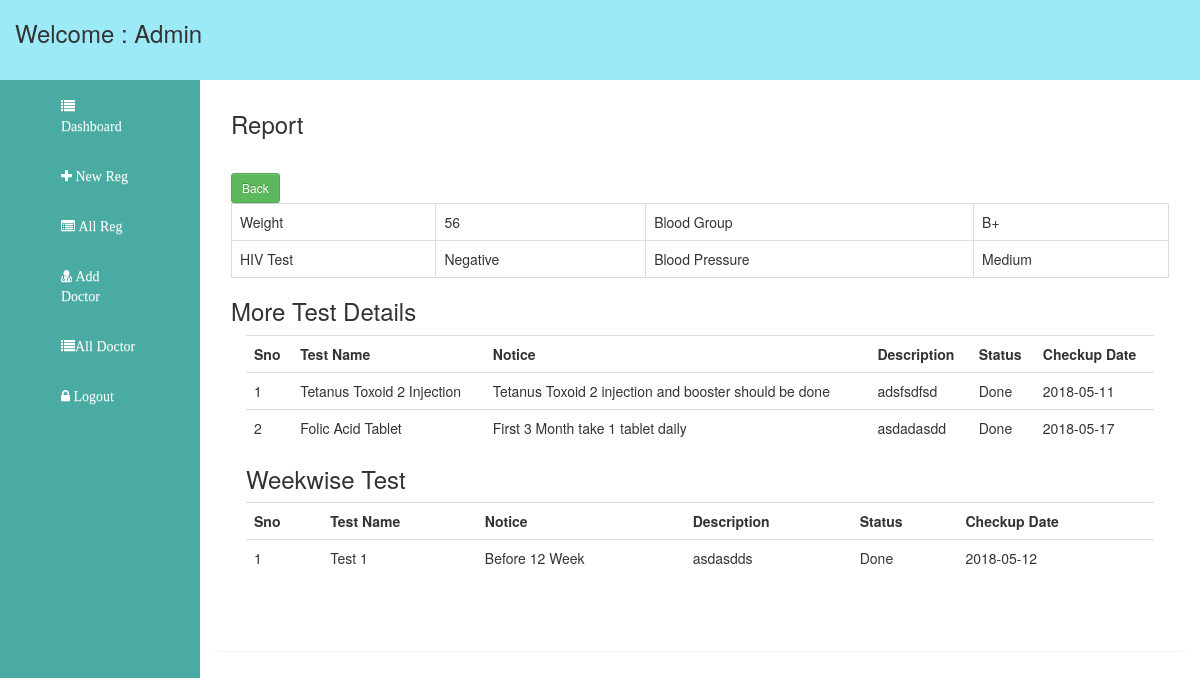
/hospital/report.php?tokenid=OPD1075909890 (signed in), run on the app's committed database.
### tables this page shows
CREATE TABLE IF NOT EXISTS `basic_checkup` (
  `bcid` int(11) NOT NULL AUTO_INCREMENT,
  `tokenid` varchar(100) NOT NULL,
  `weight` varchar(100) NOT NULL,
  `bloodgroup` varchar(100) NOT NULL,
  `hivtest` varchar(100) NOT NULL,
  `bp` varchar(100) NOT NULL,
  `did` int(11) NOT NULL,
  `check_date` timestamp NOT NULL,
  PRIMARY KEY (`bcid`),
  UNIQUE KEY `tokenid` (`tokenid`)
);

CREATE TABLE IF NOT EXISTS `fill` (
  `fill_id` int(11) NOT NULL AUTO_INCREMENT,
  `tokenid` varchar(100) NOT NULL,
  `checkupid` int(11) NOT NULL,
  `c_date` varchar(100) NOT NULL,
  `c_status` varchar(100) NOT NULL,
  `description` varchar(100) NOT NULL,
  PRIMARY KEY (`fill_id`)
);

CREATE TABLE IF NOT EXISTS `checkup` (
  `checkupid` int(11) NOT NULL AUTO_INCREMENT,
  `c_name` varchar(100) NOT NULL,
  `c_description` text NOT NULL,
  `type` varchar(100) NOT NULL,
  PRIMARY KEY (`checkupid`)
);

CREATE TABLE IF NOT EXISTS `month_fill` (
  `mfid` int(11) NOT NULL AUTO_INCREMENT,
  `mid` int(11) NOT NULL,
  `tokenid` varchar(100) NOT NULL,
  `mfstatus` varchar(100) NOT NULL,
  `mfdescription` text NOT NULL,
  `mfdate` varchar(100) NOT NULL,
  PRIMARY KEY (`mfid`)
);

CREATE TABLE IF NOT EXISTS `month_test` (
  `mid` int(11) NOT NULL AUTO_INCREMENT,
  `test_name` varchar(100) NOT NULL,
  `description` varchar(100) NOT NULL,
  PRIMARY KEY (`mid`)
);

### hospital/report.php (the view)
<?php include('header.php'); ?>
      <?php include('sidebar.php'); ?>
       	<div class="col-md-10" id="righ_section">
       		<div class="panel">
       			<div class="panel-heading">
       				<h3>Report</h3>
       			</div>
       			<div class="panel-body">
       				<a href="all_reg.php" class="btn btn-success btn-sm">Back</a>
       				<?php
					 $id = $_GET['tokenid'];
					 $qry ="select * from basic_checkup where tokenid='$id'";
					 $ex = mysqli_query($con,$qry);
					 $rs = mysqli_fetch_array($ex);
				  ?>
      			   <table class="table table-bordered">
      			   	<tr>
      			   		<td>Weight</td>
      			   		<td><?php echo $rs['weight']; ?></td>
      			   		<td>Blood Group</td>
      			   		<td><?php echo $rs['bloodgroup']; ?></td>
      			   	</tr>
      			   	<tr>
      			   		<td>HIV Test</td>
      			   		<td><?php echo $rs['hivtest']; ?></td>
      			   		<td>Blood Pressure</td>
      			   		<td><?php echo $rs['bp']; ?></td>
      			   	</tr>
      			   </table>
      			  <h3>More Test Details</h3>
      			  <div class="col-md-12 table-responsive" style="overflow:scroll; height:300px;">
      			  	<table class="table">
      			  		<tr>
      			  			<th>Sno</th>
      			  			<th>Test Name</th>
      			  			<th>Notice</th>
      			  			<th>Description</th>
      			  			<th>Status</th>
      			  			<th>Checkup Date</th>
      			  		</tr>
      			  		<?php
						 $qry ="select * from fill f JOIN checkup c ON f.checkupid=c.checkupid where tokenid='$id'";
					     $ex = mysqli_query($con,$qry);
						$i=1;
						while($rs = mysqli_fetch_array($ex))
						 {
						?>
      			  		<tr>
      			  			<td><?php echo $i; ?></td>
      			  			<td><?php echo $rs['c_name']; ?></td>
      			  			<td><?php echo $rs['c_description']; ?></td>
      			  			<td><?php echo $rs['description']; ?></td>
      			  			<td><?php echo $rs['c_status']; ?></td>
      			  			<td><?php echo $rs['c_date']; ?></td>
      			  		</tr>
      			  		<?php
							$i++;
						 }
						?>
      			  	</table>
      			  	<h3>Weekwise Test</h3>
      			  	<table class="table">
      			  		<tr>
      			  			<th>Sno</th>
      			  			<th>Test Name</th>
      			  			<th>Notice</th>
      			  			<th>Description</th>
      			  			<th>Status</th>
      			  			<th>Checkup Date</th>
      			  		</tr>
      			  		<?php
						 $qry ="select * from month_fill mf JOIN month_test mt ON mf.mid=mt.mid where tokenid='$id'";
					     $ex = mysqli_query($con,$qry);
						$i=1;
						while($rs = mysqli_fetch_array($ex))
						 {
						?>
      			  		<tr>
      			  			<td><?php echo $i; ?></td>
      			  			<td><?php echo $rs['test_name']; ?></td>
      			  			<td><?php echo $rs['description']; ?></td>
      			  			<td><?php echo $rs['mfdescription']; ?></td>
      			  			<td><?php echo $rs['mfstatus']; ?></td>
      			  			<td><?php echo $rs['mfdate']; ?></td>
      			  		</tr>
      			  		<?php
							$i++;
						 }
						?>
      			  	</table>
      			  </div>
       			</div>
       		</div>
       	</div>
<?php include('footer.php'); ?>

### data on the page
basic_checkup: weight "56", bloodgroup "B+", hivtest "Negative", bp "Medium"
fill: checkupid.c_name "Tetanus Toxoid 2 Injection", checkupid.c_description "Tetanus Toxoid 2 injection and booster should be done", description "adsfsdfsd", c_status "Done", c_date "2018-05-11"
fill: checkupid.c_name "Folic Acid Tablet", checkupid.c_description "First 3 Month take 1 tablet daily", description "asdadasdd", c_status "Done", c_date "2018-05-17"
month_fill: mid.test_name "Test 1", mid.description "Before 12 Week", mfdescription "asdasdds", mfstatus "Done", mfdate "2018-05-12"
